Frame 1 (no input): blank canvas, image omitted
Frame 60 (no input): blank canvas, image omitted
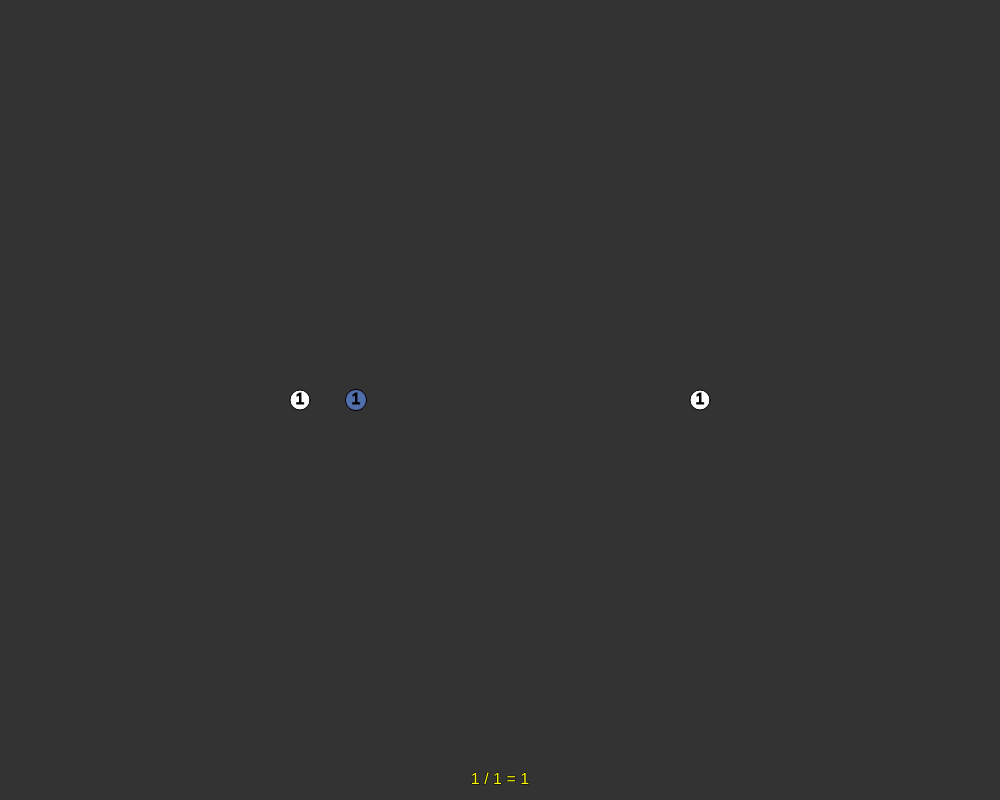
Frame 120 (the mouse pressed at the canvas centre since frame 60)

The p5.js sketch whose frames 1 and 60 were blank and that drew this single picture after the mouse press (run headless with seeded random() and noise() and a simulated clock; from frame 60 on, the mouse is pressed at the canvas centre):

// p5.js sketch
// ── sketch.js
const steps = 50;
const x0 = 300;
const x1 = 700;
const y = 400;

var f0, f1, d0, d1;  // fixed circles
var x2, f2, d2;      // moving circle
var step, ratio, moving, factor;
var movestep, numstep, growstep;

function initfib(first, second) {
	f0 = first;
	f1 = second;
	d0 = sqrt(f0) * factor;
	d1 = sqrt(f1) * factor;
	const num = max(f0, f1);
	const den = min(f0, f1);
	ratio = '' + num + ' / ' + den + ' = ' + (den ? num / den : '?');
	moving = false;
}

function resetfib() {
	factor = 20;
	initfib(0, 1);
}

function nextfib() {
	if (d0 > height || d1 > height) {
		factor /= 20;
	}
	if (f1 > f0) {
		initfib(f0 + f1, f1);
	} else {
		initfib(f0, f0 + f1);
	}
}

function setup() {
	createCanvas(1000, 800);
	strokeWeight(1);
	stroke(0);
	textAlign(CENTER, CENTER);
	textSize(16);
	resetfib();
}

function draw() {
	// Clear screen
	background(51);

	// Draw two fixed circles in the right overlapping order
	fill(255);
	if (f0 < f1) {
		circle(x0, y, d0);
		circle(x1, y, d1);
	} else {
		circle(x1, y, d1);
		circle(x0, y, d0);
	}

	if (moving) {
		// Moving circle
		fill(102, 153, 255, 150);
		circle(x2, y, d2);
		fill(0);
		text('' + round(f2), x2, y);

		// Advance animation
		if (++step > steps) {
			// Destination reached
			nextfib();
		} else {
			// Next step
			x2 += movestep;
			f2 += numstep;
			d2 += growstep;
		}
	}

	// Numbers on top always visible
	fill(0);
	text('' + f0, x0, y);
	text('' + f1, x1, y);
	fill(255, 255, 0);
	text(ratio, width / 2, height - 20);

	// Check mouse or touch
	if (mouseIsPressed) {
		if (mouseButton === LEFT || mouseButton === 0) {
			if (!moving) {
				step = 0;
				if (f1 > f0) {
					x2 = x1;
					f2 = f1;
					d2 = d1;
					movestep = (x0 - x1) / steps;
					numstep = f0 / steps;
					growstep = (sqrt(f0 + f1) * factor - d1) / steps;
				} else {
					x2 = x0;
					f2 = f0;
					d2 = d0;
					movestep = (x1 - x0) / steps;
					numstep = f1 / steps;
					growstep = (sqrt(f0 + f1) * factor - d0) / steps;
				}
				moving = true;
			}
		} else {
			if (mouseX < width && mouseY < height) {
				resetfib();
			}
		}
	}
}
